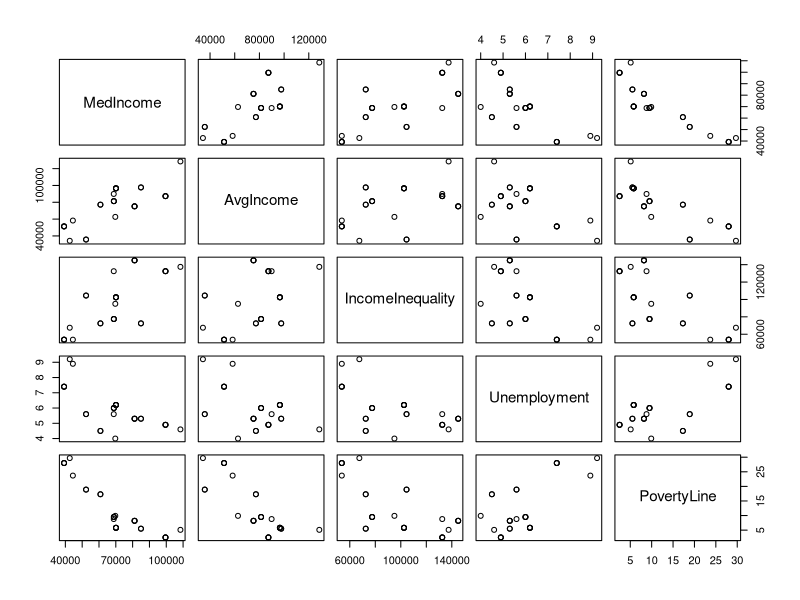
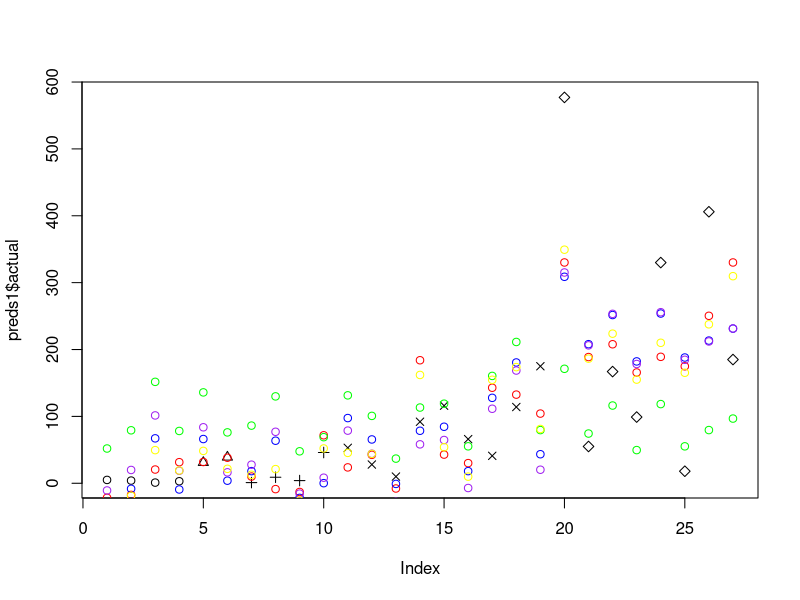
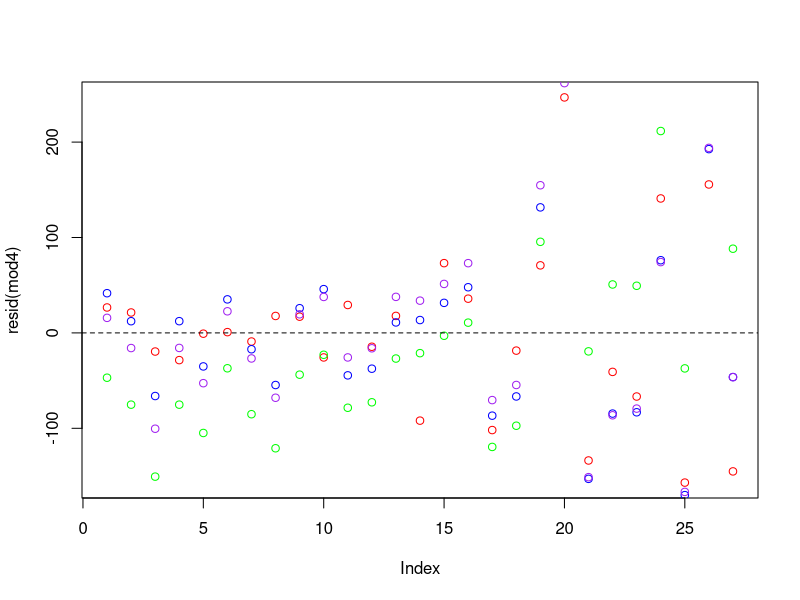
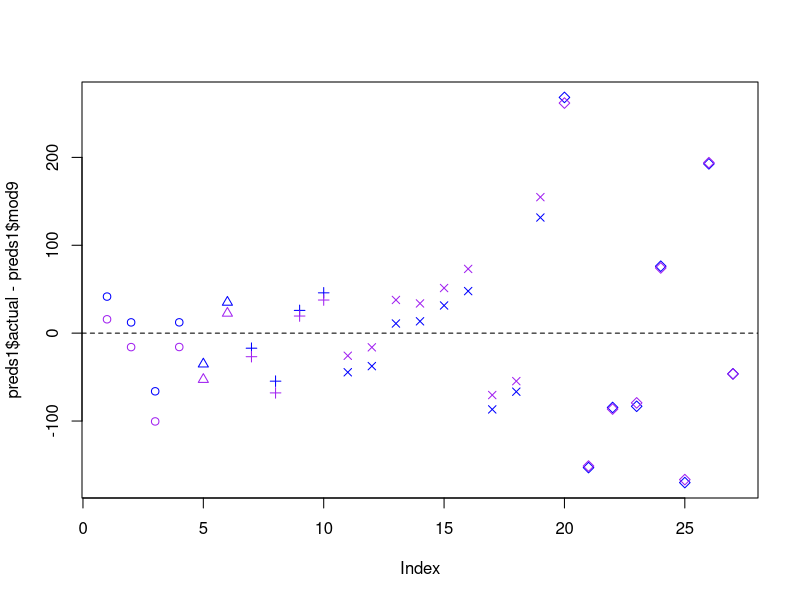

Reproduce these figures in R, in order.
#install.packages('car')
library('car')

master <- read.csv("MASTER_DATA.csv", stringsAsFactors = F, header=T)
master$wal <- ifelse(master$store=="Walmart", 1, 0)
###!!! Did not find the column 'Percentage.hours.open.per.week' for master ~Kevin Sun
master$normalizedCrime <- master$crimes2015 / master$Percentage.hours.open.per.week
###!!! Did not find the column 'Hours.open.per.week' for master ~Kevin Sun
master$crimesPerHour <- master$crimes2015 / (master$Hours.open.per.week * 52)

### Testing Multicollinearity for Income idea ~ Kevin Sun
#Testing univariate cases for all income factors
mod.income.1 <- lm(crimes2015 ~ MedIncome, data=master) #p-value = 0.01148
mod.income.2 <- lm(crimes2015 ~ AvgIncome, data = master) #p-value = 0.01894
mod.income.3 <- lm(crimes2015 ~ IncomeInequality, data = master) # p-value = 0.0267, sign of coefficient is opposite!!!
mod.income.4 <- lm(crimes2015 ~ Unemployment, data = master) #Not significant
mod.income.5 <- lm(crimes2015 ~ PovertyLine, data = master) #p-value = 0.00924

#Variable Choosing
mod.income.all <- lm(crimes2015 ~ MedIncome + AvgIncome + IncomeInequality + Unemployment + PovertyLine, data = master)
vif(mod.income.all)
pairs(~MedIncome + AvgIncome + IncomeInequality + Unemployment + PovertyLine, data = master)
#Seems like MedIncome, AvgIncome, and PovertyLine exhibit multicollinearity. And from the previous analysis
#seems like unemployment and incomeInequality may be non-significant variables.
#Seems like unmployment and PovertyLine may exhibit collinearity 

#Removing MedIncome
mod.income.6 <- lm(crimes2015 ~ AvgIncome + IncomeInequality + Unemployment + PovertyLine, data = master)
vif(mod.income.6)

#Removing MedIncome, IncomeInequality, and Unemployment
mod.income.7 <- lm(crimes2015 ~ AvgIncome + PovertyLine, data = master) #no significants
vif(mod.income.7)

#New Train of thought. Looking at the summaries of mod.income.1 and mod.income.2 the model with MedIncome
#has a higher p-value and has a higher adjusted R-squared. So deciding to keep MedIncome.
#Based on the way that we calculated Income_Inequality (look at my notes in Word Doc) 
#and the results of an unexpected sign, we should drop Income_Inequality. 

#New Model testing
mod.income.8 <- lm(crimes2015 ~ MedIncome + Unemployment + PovertyLine, data = master)
vif(mod.income.8)

#Removing MedIncome due to high VIF
mod.income.9 <- lm(crimes2015 ~ Unemployment + PovertyLine, data = master) #unexpected sign for Unemployment
vif(mod.income.9)

#the Adjusted-R Squared for mod.income.5 is higher than mod.income.9.
#also, the sign of unemployment is unexpected for mod.income.9
#and in mod.income.4, it shows that unemployment was insignificant in predicting crime.

#Checking that no other variables add value to the model once PovertyLine is already in the model
mod.income.10 <- lm(crimes2015 ~ PovertyLine + MedIncome, data = master) #insignificant
mod.income.11 <- lm(crimes2015 ~ PovertyLine + AvgIncome, data = master) #insignificant
mod.income.12 <- lm(crimes2015 ~ PovertyLine + IncomeInequality, data = master) #insignificant

###CONCLUSION FOR INCOME variable selection
# Conclude that only PovertyLine should be the variable used to capture the realm of how income affects crime

### END Multicollinearity for Income idea ~ Kevin Sun

mod1 <- lm(crimes2015 ~ AvgIncome + MedIncome + CollegeGradPercent, data = master)
mod2 <- lm(crimes2015 ~ store + AvgIncome + MedIncome + CollegeGradPercent, data = master)
mod3 <- lm(crimes2015 ~ CollegeGradPercent, data = master)
mod4 <- lm(crimes2015 ~ CollegeGradPercent + store, data = master)
mod5 <- lm(crimes2015 ~ CollegeGradPercent + AvgIncome + store, data = master)
mod6 <- lm(crimes2015 ~ AvgIncome + store, data = master)
mod7 <- lm(crimes2015 ~ KDEraw, data = master)
mod9 <- lm(crimes2015 ~ KDEraw + store, data = master)
mod10 <- lm(crimes2015 ~ KDEraw + store + CollegeGradPercent, data = master)
mod10w <- lm(crimes2015 ~ KDEraw + wal + CollegeGradPercent, data = master)
mod11 <- lm(crimes2015 ~ CollegeGradPercent + closest_stops_in_meters + store, data = master)
mod12 <- lm(crimes2015 ~ KDEraw + closest_stops_in_meters + store, data = master)

mod9w <- lm(crimes2015 ~ KDEraw + wal, data = master)
mod2w <- lm(crimes2015 ~ wal + AvgIncome + MedIncome + CollegeGradPercent, data = master)

mod12w <- lm(crimes2015 ~ KDEraw + CollegeGradPercent + closest_stops_in_meters + wal, data = master)

summary(mod9)
summary(mod9w)

## crimes per hours(ish)
modh1 <- lm(normalizedCrime ~ KDEraw + CollegeGradPercent + wal, data = master)
summary(modh1)

preds1 <- data.frame(store = as.factor(master$store),
                     actual = master$crimes2015, 
                     mod1 = predict(mod1),
                     mod2 = predict(mod2),
                     mod4 = predict(mod4),
                     mod7 = predict(mod7),
                     mod9 = predict(mod9),
                     mod9w = predict(mod9w),
                     mod10 = predict(mod10))

# plot values
plot(preds1$actual, pch=as.numeric(preds1$store))
points(preds1$mod4, col="red")
points(preds1$mod7, col="green")
points(preds1$mod9, col="blue")
points(preds1$mod9w, col="purple")
points(preds1$mod10, col="yellow")
#### mod9 and mod10 are almost equivalent, but they're looking the best
#####mod9 has a higher adjusted R^2 than mod10, so we're going with that

# plot residuals
plot(resid(mod4), col="red")
points(resid(mod7), col="green")
points(resid(mod9), col="blue")
points(resid(mod9w), col="purple")
#### mod9 is better higher up, but they're close low
abline(h=0, lty=2)

# MSE

MSE <- function(mod, df) {
  sum(resid(mod)^2) / (nrow(df) - nrow(summary(mod)$coefficients))
}

MSE(mod4, master)
#10314.57
MSE(mod7, master)
#16145.79
MSE(mod9, master) # the best so far
#10768.24
MSE(mod9w, master)
# 9729.32
MSE(mod10, master)
#10243.15
MSE(mod10w, master)
# 9119.80

# TAKE A LOOK AT MOD9
##look at predictions
preds1[order(preds1$actual),c("store", "actual", "mod9", "mod9w")]

##plot residuals
# plot(resid(mod9), col="blue")
# points(resid(mod9w), col="purple")
# abline(h=0, lty=2)
###or do it with symbols for store type
plot(preds1$actual - preds1$mod9, pch=as.numeric(preds1$store), col="blue")
points(preds1$actual - preds1$mod9w, pch=as.numeric(preds1$store), col="purple")
abline(h=0, lty=2)


